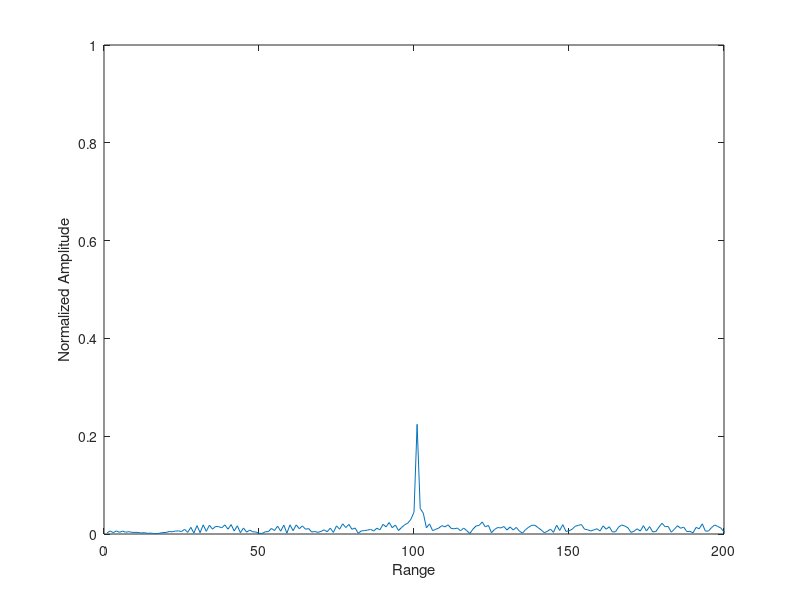
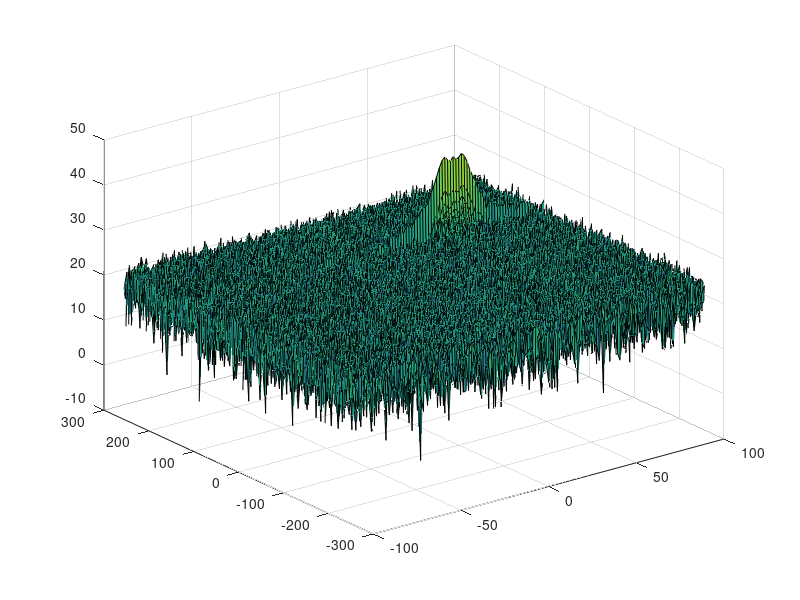
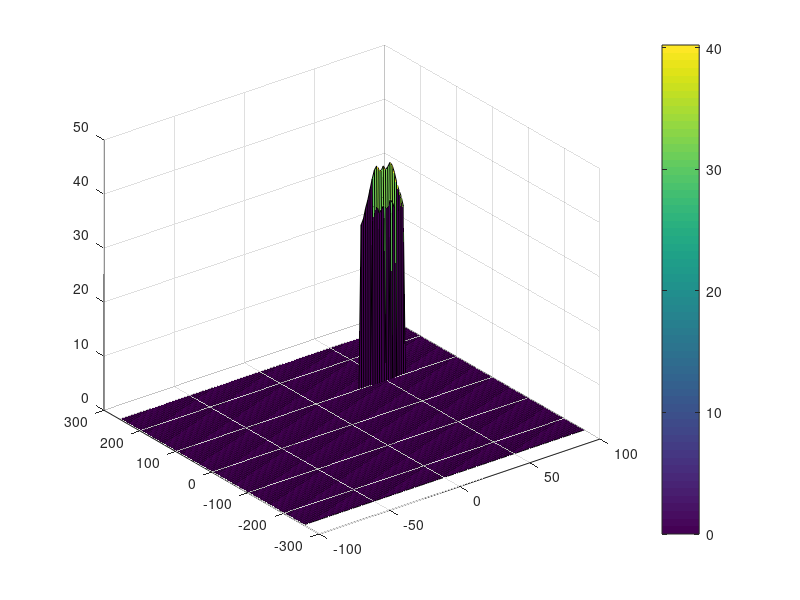

Write the MATLAB code that produced these figures, in order.
clear all
clc;

%% Radar Specifications 
%%%%%%%%%%%%%%%%%%%%%%%%%%%
% Frequency of operation = 77GHz
% Max Range = 200m
% Range Resolution = 1 m
% Max Velocity = 100 m/s
%%%%%%%%%%%%%%%%%%%%%%%%%%%

%speed of light = 3e8
%% User Defined Range and Velocity of target
% *%TODO* :
% define the target's initial position and velocity. Note : Velocity
% remains contant
targetPosition = 100;
targetVelocity = 50;



%% FMCW Waveform Generation

% *%TODO* :
% Design the FMCW waveform by giving the specs of each of its parameters.
% Calculate the Bandwidth (B), Chirp Time (Tchirp) and Slope (slope) of the FMCW
% chirp using the requirements above.

sweepBandwidth = 3e8/2/1; % 1.5e9 Hz = 1.5 GHz
Tchirp = 5.5*2*200/3e8; % 7.33e-6 s
Slope = sweepBandwidth/Tchirp; % 2.05e14

%Operating carrier frequency of Radar 
fc= 77e9;             %carrier freq

                                                          
%The number of chirps in one sequence. Its ideal to have 2^ value for the ease of running the FFT
%for Doppler Estimation. 
Nd=128;                   % #of doppler cells OR #of sent periods % number of chirps

%The number of samples on each chirp. 
Nr=1024;                  %for length of time OR # of range cells

% Timestamp for running the displacement scenario for every sample on each
% chirp
t=linspace(0,Nd*Tchirp,Nr*Nd); %total time for samples


%Creating the vectors for Tx, Rx and Mix based on the total samples input.
Tx=zeros(1,length(t)); %transmitted signal
Rx=zeros(1,length(t)); %received signal
Mix = zeros(1,length(t)); %beat signal

%Similar vectors for range_covered and time delay.
r_t=zeros(1,length(t));
td=zeros(1,length(t));


%% Signal generation and Moving Target simulation
% Running the radar scenario over the time. 

for i=1:length(t)         
    
    
    % *%TODO* :
    %For each time stamp update the Range of the Target for constant velocity. 
    r_t(i) = t(i) * targetVelocity + targetPosition;
    td(i) = (2*r_t(i)) / 3e8; % time delay
    % *%TODO* :
    %For each time sample we need update the transmitted and
    %received signal. 
    Tx(i) = cos(2*pi*(fc*(t(i)) + (0.5*Slope*t(i)^2)));
    Rx(i) = cos(2*pi*(fc*(t(i)-td(i)) + (0.5*Slope*(t(i)-td(i))^2))); 
    
    % *%TODO* :
    %Now by mixing the Transmit and Receive generate the beat signal
    %This is done by element wise matrix multiplication of Transmit and
    %Receiver Signal
    Mix(i) = Tx(i).*Rx(i); 
    
end

%% RANGE MEASUREMENT


 % *%TODO* :
%reshape the vector into Nr*Nd array. Nr and Nd here would also define the size of
%Range and Doppler FFT respectively.
Mix = reshape(Mix,[Nr,Nd]);     %t=linspace(0,Nd*Tchirp,Nr*Nd); 

 % *%TODO* :
%run the FFT on the beat signal along the range bins dimension (Nr) and
%normalize.
fft1D = fft(Mix); 
norFft1D = fft1D/Nr;

 % *%TODO* :
% Take the absolute value of FFT output
norFft1D = abs(norFft1D);

 % *%TODO* :
% Output of FFT is double sided signal, but we are interested in only one side of the spectrum.
% Hence we throw out half of the samples.
finalFft1D = norFft1D(1:Nr/2+1);


%plotting the range
figure ('Name','Range from First FFT')
% subplot(2,1,1)

 % *%TODO* :
 % plot FFT output 

plot(finalFft1D)
axis ([0 200 0 1]);
ylabel('Normalized Amplitude')
xlabel('Range');


%% RANGE DOPPLER RESPONSE
% The 2D FFT implementation is already provided here. This will run a 2DFFT
% on the mixed signal (beat signal) output and generate a range doppler
% map.You will implement CFAR on the generated RDM


% Range Doppler Map Generation.

% The output of the 2D FFT is an image that has reponse in the range and
% doppler FFT bins. So, it is important to convert the axis from bin sizes
% to range and doppler based on their Max values.

Mix=reshape(Mix,[Nr,Nd]);

% 2D FFT using the FFT size for both dimensions.
sig_fft2 = fft2(Mix,Nr,Nd);
test = sig_fft2;

% Taking just one side of signal from Range dimension.
sig_fft2 = sig_fft2(1:Nr/2,1:Nd);
sig_fft2 = fftshift (sig_fft2);
RDM = abs(sig_fft2);
RDM = 10*log10(RDM) ;

%use the surf function to plot the output of 2DFFT and to show axis in both
%dimensions
doppler_axis = linspace(-100,100,Nd);
range_axis = linspace(-200,200,Nr/2)*((Nr/2)/400);
figure,surf(doppler_axis,range_axis,RDM);

%% CFAR implementation

%Slide Window through the complete Range Doppler Map

% *%TODO* :
%Select the number of Training Cells in both the dimensions.
Tr = 10;
Td = 8;

% *%TODO* :
%Select the number of Guard Cells in both dimensions around the Cell under 
%test (CUT) for accurate estimation
Gr = 4;
Gd = 4;

% *%TODO* :
% offset the threshold by SNR value in dB
offset = 1.5;


% *%TODO* :
%Create a vector to store noise_level for each iteration on training cells
[rRow, vCol] = size(RDM);
noise_level = zeros(rRow-2*(Tr+Gr), vCol-2*(Td+Gd));
[nRow, nCol] = size(noise_level);

% *%TODO* :
%design a loop such that it slides the CUT across range doppler map by
%giving margins at the edges for Training and Guard Cells.
%For every iteration sum the signal level within all the training
%cells. To sum convert the value from logarithmic to linear using db2pow
%function. Average the summed values for all of the training
%cells used. After averaging convert it back to logarithimic using pow2db.
%Further add the offset to it to determine the threshold. Next, compare the
%signal under CUT with this threshold. If the CUT level > threshold assign
%it a value of 1, else equate it to 0.


   % Use RDM[x,y] as the matrix from the output of 2D FFT for implementing
   % CFAR
window = ones(2*Tr+2*Gr+1,2*Td+2*Gd+1);
window(Tr+1:Tr+2*Gr+1,Td+1:Td+2*Gd+1) = 0;
window = window/((2*Tr+2*Gr+1)*(2*Td+2*Gd+1) - (2*Gr+1)*(2*Gd+1));


for i = 1:nRow
    for j = 1:nCol
        rowInRDM = i+Tr+Gr;
        colInRDM = j+Td+Gd;
        sliceRDM = RDM(rowInRDM-Tr-Gr:rowInRDM+Tr+Gr,colInRDM-Td-Gd:colInRDM+Td+Gd);
        noise_level(i,j) = pow2db(sum(sum(db2pow(window.*sliceRDM))))+ offset;

% *%TODO* :
% The process above will generate a thresholded block, which is smaller 
%than the Range Doppler Map as the CUT cannot be located at the edges of
%matrix. Hence,few cells will not be thresholded. To keep the map size same
% set those values to 0. 

    end
end

noise_level = padarray(noise_level,[Tr+Gr,Td+Gd],1e5,'both');
CFAR = RDM.*(RDM>noise_level);

% *%TODO* :
%display the CFAR output using the Surf function like we did for Range
%Doppler Response output.
figure('Name','CA-CFAR Filtered RDM')
surf(doppler_axis,range_axis,CFAR);
colorbar;


 
 